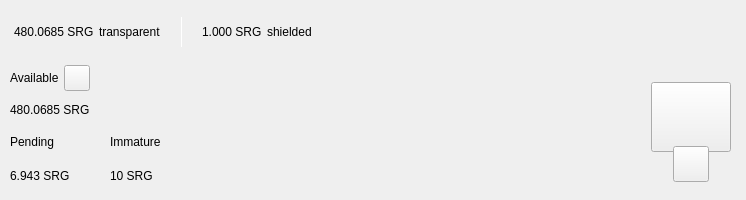
<?xml version="1.0" encoding="UTF-8"?>
<ui version="4.0">
 <class>TopBar</class>
 <widget class="QWidget" name="TopBar">
  <property name="geometry">
   <rect>
    <x>0</x>
    <y>0</y>
    <width>734</width>
    <height>200</height>
   </rect>
  </property>
  <property name="minimumSize">
   <size>
    <width>0</width>
    <height>200</height>
   </size>
  </property>
  <property name="maximumSize">
   <size>
    <width>16777215</width>
    <height>200</height>
   </size>
  </property>
  <property name="windowTitle">
   <string notr="true">N/A</string>
  </property>
  <layout class="QVBoxLayout" name="verticalLayout_10" stretch="0">
   <property name="spacing">
    <number>0</number>
   </property>
   <property name="leftMargin">
    <number>0</number>
   </property>
   <property name="topMargin">
    <number>0</number>
   </property>
   <property name="rightMargin">
    <number>0</number>
   </property>
   <property name="bottomMargin">
    <number>0</number>
   </property>
   <item>
    <widget class="PFBorderImage" name="containerTop">
     <layout class="QVBoxLayout" name="verticalLayout_11">
      <property name="spacing">
       <number>0</number>
      </property>
      <property name="leftMargin">
       <number>0</number>
      </property>
      <property name="topMargin">
       <number>0</number>
      </property>
      <property name="rightMargin">
       <number>0</number>
      </property>
      <property name="bottomMargin">
       <number>0</number>
      </property>
      <item>
       <widget class="QWidget" name="top_container_2" native="true">
        <property name="minimumSize">
         <size>
          <width>0</width>
          <height>65</height>
         </size>
        </property>
        <layout class="QHBoxLayout" name="top_container">
         <property name="spacing">
          <number>0</number>
         </property>
         <property name="leftMargin">
          <number>14</number>
         </property>
         <property name="topMargin">
          <number>0</number>
         </property>
         <property name="rightMargin">
          <number>14</number>
         </property>
         <property name="bottomMargin">
          <number>0</number>
         </property>
         <item alignment="Qt::AlignVCenter">
          <widget class="QWidget" name="widgetTopAmount" native="true">
           <property name="sizePolicy">
            <sizepolicy hsizetype="Preferred" vsizetype="Maximum">
             <horstretch>0</horstretch>
             <verstretch>0</verstretch>
            </sizepolicy>
           </property>
           <layout class="QHBoxLayout" name="horizontalLayout_5">
            <property name="spacing">
             <number>5</number>
            </property>
            <property name="leftMargin">
             <number>0</number>
            </property>
            <property name="topMargin">
             <number>0</number>
            </property>
            <property name="rightMargin">
             <number>0</number>
            </property>
            <property name="bottomMargin">
             <number>0</number>
            </property>
            <item alignment="Qt::AlignTop">
             <widget class="QLabel" name="labelAmountTopSrg">
              <property name="minimumSize">
               <size>
                <width>0</width>
                <height>36</height>
               </size>
              </property>
              <property name="styleSheet">
               <string notr="true">padding:0px;margin:0px;</string>
              </property>
              <property name="text">
               <string notr="true">480.0685 SRG</string>
              </property>
             </widget>
            </item>
            <item>
             <widget class="QLabel" name="labelTrans">
              <property name="text">
               <string>transparent</string>
              </property>
             </widget>
            </item>
            <item>
             <spacer name="horizontalSpacer_11">
              <property name="orientation">
               <enum>Qt::Horizontal</enum>
              </property>
              <property name="sizeType">
               <enum>QSizePolicy::Fixed</enum>
              </property>
              <property name="sizeHint" stdset="0">
               <size>
                <width>15</width>
                <height>20</height>
               </size>
              </property>
             </spacer>
            </item>
            <item alignment="Qt::AlignVCenter">
             <widget class="QLabel" name="typeSpacerTop">
              <property name="minimumSize">
               <size>
                <width>1</width>
                <height>30</height>
               </size>
              </property>
              <property name="maximumSize">
               <size>
                <width>1</width>
                <height>30</height>
               </size>
              </property>
              <property name="styleSheet">
               <string notr="true">background-color:white;
padding:0px;
border:none;</string>
              </property>
              <property name="text">
               <string/>
              </property>
             </widget>
            </item>
            <item>
             <spacer name="horizontalSpacer_12">
              <property name="orientation">
               <enum>Qt::Horizontal</enum>
              </property>
              <property name="sizeType">
               <enum>QSizePolicy::Fixed</enum>
              </property>
              <property name="sizeHint" stdset="0">
               <size>
                <width>15</width>
                <height>20</height>
               </size>
              </property>
             </spacer>
            </item>
            <item alignment="Qt::AlignTop">
             <widget class="QLabel" name="labelAmountTopShieldedSrg">
              <property name="minimumSize">
               <size>
                <width>0</width>
                <height>36</height>
               </size>
              </property>
              <property name="text">
               <string notr="true">1.000 SRG</string>
              </property>
             </widget>
            </item>
            <item>
             <widget class="QLabel" name="labelShield">
              <property name="text">
               <string>shielded</string>
              </property>
             </widget>
            </item>
           </layout>
          </widget>
         </item>
         <item>
          <spacer name="horizontalSpacer">
           <property name="orientation">
            <enum>Qt::Horizontal</enum>
           </property>
           <property name="sizeHint" stdset="0">
            <size>
             <width>40</width>
             <height>20</height>
            </size>
           </property>
          </spacer>
         </item>
         <item>
          <layout class="QHBoxLayout" name="horizontalLayout_4">
           <property name="spacing">
            <number>12</number>
           </property>
           <property name="rightMargin">
            <number>0</number>
           </property>
           <item alignment="Qt::AlignRight">
            <widget class="QWidget" name="layoutSync" native="true">
             <property name="minimumSize">
              <size>
               <width>0</width>
               <height>36</height>
              </size>
             </property>
             <property name="maximumSize">
              <size>
               <width>16777215</width>
               <height>36</height>
              </size>
             </property>
             <layout class="QVBoxLayout" name="verticalLayout_9">
              <property name="leftMargin">
               <number>0</number>
              </property>
              <property name="topMargin">
               <number>0</number>
              </property>
              <property name="rightMargin">
               <number>0</number>
              </property>
              <property name="bottomMargin">
               <number>0</number>
              </property>
              <item>
               <widget class="ExpandableButton" name="pushButtonSync" native="true">
                <property name="minimumSize">
                 <size>
                  <width>36</width>
                  <height>36</height>
                 </size>
                </property>
                <property name="maximumSize">
                 <size>
                  <width>16777215</width>
                  <height>36</height>
                 </size>
                </property>
               </widget>
              </item>
             </layout>
            </widget>
           </item>
           <item>
            <widget class="ExpandableButton" name="pushButtonHDUpgrade" native="true">
             <property name="minimumSize">
              <size>
               <width>36</width>
               <height>36</height>
              </size>
             </property>
            </widget>
           </item>
           <item>
            <widget class="ExpandableButton" name="pushButtonStack" native="true">
             <property name="minimumSize">
              <size>
               <width>36</width>
               <height>36</height>
              </size>
             </property>
            </widget>
           </item>
           <item>
            <widget class="ExpandableButton" name="pushButtonColdStaking" native="true">
             <property name="minimumSize">
              <size>
               <width>36</width>
               <height>36</height>
              </size>
             </property>
            </widget>
           </item>
           <item>
            <widget class="ExpandableButton" name="pushButtonConnection" native="true">
             <property name="minimumSize">
              <size>
               <width>36</width>
               <height>36</height>
              </size>
             </property>
            </widget>
           </item>
           <item>
            <widget class="ExpandableButton" name="pushButtonTor" native="true">
             <property name="minimumSize">
              <size>
               <width>36</width>
               <height>36</height>
              </size>
             </property>
            </widget>
           </item>
           <item>
            <widget class="ExpandableButton" name="pushButtonLock" native="true">
             <property name="sizePolicy">
              <sizepolicy hsizetype="Expanding" vsizetype="Expanding">
               <horstretch>0</horstretch>
               <verstretch>0</verstretch>
              </sizepolicy>
             </property>
             <property name="minimumSize">
              <size>
               <width>36</width>
               <height>0</height>
              </size>
             </property>
            </widget>
           </item>
           <item>
            <widget class="ExpandableButton" name="pushButtonTheme" native="true">
             <property name="minimumSize">
              <size>
               <width>36</width>
               <height>36</height>
              </size>
             </property>
             <property name="maximumSize">
              <size>
               <width>16777215</width>
               <height>36</height>
              </size>
             </property>
            </widget>
           </item>
           <item>
            <widget class="ExpandableButton" name="pushButtonFAQ" native="true">
             <property name="minimumSize">
              <size>
               <width>36</width>
               <height>36</height>
              </size>
             </property>
            </widget>
           </item>
          </layout>
         </item>
        </layout>
       </widget>
      </item>
      <item>
       <widget class="QWidget" name="bottom_container" native="true">
        <property name="minimumSize">
         <size>
          <width>0</width>
          <height>135</height>
         </size>
        </property>
        <layout class="QHBoxLayout" name="botton_container">
         <property name="leftMargin">
          <number>10</number>
         </property>
         <property name="topMargin">
          <number>0</number>
         </property>
         <property name="rightMargin">
          <number>10</number>
         </property>
         <property name="bottomMargin">
          <number>10</number>
         </property>
         <item>
          <layout class="QVBoxLayout" name="verticalLayout_7">
           <property name="spacing">
            <number>0</number>
           </property>
           <property name="leftMargin">
            <number>0</number>
           </property>
           <property name="rightMargin">
            <number>30</number>
           </property>
           <item>
            <layout class="QVBoxLayout" name="verticalLayout_2">
             <item>
              <layout class="QHBoxLayout" name="horizontalLayoutContainerAvailable">
               <property name="spacing">
                <number>5</number>
               </property>
               <item>
                <widget class="QLabel" name="labelTitle1">
                 <property name="text">
                  <string>Available</string>
                 </property>
                </widget>
               </item>
               <item>
                <widget class="QPushButton" name="pushButtonBalanceInfo">
                 <property name="minimumSize">
                  <size>
                   <width>26</width>
                   <height>26</height>
                  </size>
                 </property>
                 <property name="maximumSize">
                  <size>
                   <width>26</width>
                   <height>26</height>
                  </size>
                 </property>
                 <property name="mouseTracking">
                  <bool>true</bool>
                 </property>
                 <property name="focusPolicy">
                  <enum>Qt::NoFocus</enum>
                 </property>
                 <property name="text">
                  <string notr="true"/>
                 </property>
                 <property name="iconSize">
                  <size>
                   <width>24</width>
                   <height>24</height>
                  </size>
                 </property>
                 <property name="shortcut">
                  <string notr="true"/>
                 </property>
                </widget>
               </item>
               <item>
                <spacer name="horizontalSpacer_4">
                 <property name="orientation">
                  <enum>Qt::Horizontal</enum>
                 </property>
                 <property name="sizeType">
                  <enum>QSizePolicy::MinimumExpanding</enum>
                 </property>
                 <property name="sizeHint" stdset="0">
                  <size>
                   <width>20</width>
                   <height>20</height>
                  </size>
                 </property>
                </spacer>
               </item>
              </layout>
             </item>
             <item>
              <widget class="QLabel" name="labelAmountSrg">
               <property name="text">
                <string notr="true">480.0685 SRG</string>
               </property>
              </widget>
             </item>
            </layout>
           </item>
           <item>
            <widget class="QWidget" name="container_imm_pend" native="true">
             <layout class="QHBoxLayout" name="horizontalLayout_2">
              <property name="spacing">
               <number>0</number>
              </property>
              <property name="leftMargin">
               <number>0</number>
              </property>
              <property name="topMargin">
               <number>0</number>
              </property>
              <property name="rightMargin">
               <number>0</number>
              </property>
              <property name="bottomMargin">
               <number>0</number>
              </property>
              <item alignment="Qt::AlignLeft">
               <widget class="QWidget" name="container_pending" native="true">
                <property name="sizePolicy">
                 <sizepolicy hsizetype="Minimum" vsizetype="Preferred">
                  <horstretch>0</horstretch>
                  <verstretch>0</verstretch>
                 </sizepolicy>
                </property>
                <layout class="QVBoxLayout" name="verticalLayout_3">
                 <property name="leftMargin">
                  <number>0</number>
                 </property>
                 <property name="topMargin">
                  <number>0</number>
                 </property>
                 <property name="rightMargin">
                  <number>0</number>
                 </property>
                 <property name="bottomMargin">
                  <number>0</number>
                 </property>
                 <item>
                  <widget class="QLabel" name="labelTitle3">
                   <property name="text">
                    <string>Pending</string>
                   </property>
                  </widget>
                 </item>
                 <item>
                  <widget class="QLabel" name="labelPendingSrg">
                   <property name="text">
                    <string notr="true">6.943 SRG</string>
                   </property>
                  </widget>
                 </item>
                </layout>
               </widget>
              </item>
              <item>
               <spacer name="horizontalSpacer_3">
                <property name="orientation">
                 <enum>Qt::Horizontal</enum>
                </property>
                <property name="sizeType">
                 <enum>QSizePolicy::Fixed</enum>
                </property>
                <property name="sizeHint" stdset="0">
                 <size>
                  <width>40</width>
                  <height>20</height>
                 </size>
                </property>
               </spacer>
              </item>
              <item alignment="Qt::AlignLeft">
               <widget class="QWidget" name="container_immature" native="true">
                <property name="sizePolicy">
                 <sizepolicy hsizetype="Minimum" vsizetype="Preferred">
                  <horstretch>0</horstretch>
                  <verstretch>0</verstretch>
                 </sizepolicy>
                </property>
                <layout class="QVBoxLayout" name="verticalLayout_4">
                 <property name="leftMargin">
                  <number>0</number>
                 </property>
                 <property name="topMargin">
                  <number>0</number>
                 </property>
                 <property name="rightMargin">
                  <number>0</number>
                 </property>
                 <property name="bottomMargin">
                  <number>0</number>
                 </property>
                 <item>
                  <widget class="QLabel" name="labelTitle4">
                   <property name="text">
                    <string>Immature</string>
                   </property>
                  </widget>
                 </item>
                 <item>
                  <widget class="QLabel" name="labelImmatureSrg">
                   <property name="text">
                    <string notr="true">10 SRG</string>
                   </property>
                  </widget>
                 </item>
                </layout>
               </widget>
              </item>
              <item>
               <spacer name="horizontalSpacer_5">
                <property name="orientation">
                 <enum>Qt::Horizontal</enum>
                </property>
                <property name="sizeHint" stdset="0">
                 <size>
                  <width>40</width>
                  <height>20</height>
                 </size>
                </property>
               </spacer>
              </item>
             </layout>
            </widget>
           </item>
          </layout>
         </item>
         <item>
          <spacer name="horizontalSpacer_2">
           <property name="orientation">
            <enum>Qt::Horizontal</enum>
           </property>
           <property name="sizeHint" stdset="0">
            <size>
             <width>40</width>
             <height>20</height>
            </size>
           </property>
          </spacer>
         </item>
         <item alignment="Qt::AlignHCenter|Qt::AlignVCenter">
          <widget class="QWidget" name="qrContainer" native="true">
           <property name="sizePolicy">
            <sizepolicy hsizetype="Preferred" vsizetype="Minimum">
             <horstretch>0</horstretch>
             <verstretch>0</verstretch>
            </sizepolicy>
           </property>
           <property name="minimumSize">
            <size>
             <width>90</width>
             <height>110</height>
            </size>
           </property>
           <property name="maximumSize">
            <size>
             <width>90</width>
             <height>110</height>
            </size>
           </property>
           <layout class="QVBoxLayout" name="containerQR">
            <property name="spacing">
             <number>0</number>
            </property>
            <property name="leftMargin">
             <number>5</number>
            </property>
            <property name="topMargin">
             <number>10</number>
            </property>
            <property name="rightMargin">
             <number>5</number>
            </property>
            <property name="bottomMargin">
             <number>0</number>
            </property>
            <item>
             <widget class="QPushButton" name="btnQr">
              <property name="minimumSize">
               <size>
                <width>70</width>
                <height>70</height>
               </size>
              </property>
              <property name="maximumSize">
               <size>
                <width>16777215</width>
                <height>70</height>
               </size>
              </property>
              <property name="focusPolicy">
               <enum>Qt::NoFocus</enum>
              </property>
              <property name="text">
               <string/>
              </property>
              <property name="iconSize">
               <size>
                <width>70</width>
                <height>70</height>
               </size>
              </property>
             </widget>
            </item>
            <item>
             <spacer name="verticalSpacer">
              <property name="orientation">
               <enum>Qt::Vertical</enum>
              </property>
              <property name="sizeType">
               <enum>QSizePolicy::Fixed</enum>
              </property>
              <property name="sizeHint" stdset="0">
               <size>
                <width>20</width>
                <height>20</height>
               </size>
              </property>
             </spacer>
            </item>
            <item alignment="Qt::AlignHCenter|Qt::AlignBottom">
             <widget class="QPushButton" name="pushButtonQR">
              <property name="minimumSize">
               <size>
                <width>36</width>
                <height>36</height>
               </size>
              </property>
              <property name="maximumSize">
               <size>
                <width>36</width>
                <height>36</height>
               </size>
              </property>
              <property name="focusPolicy">
               <enum>Qt::NoFocus</enum>
              </property>
              <property name="text">
               <string/>
              </property>
             </widget>
            </item>
           </layout>
          </widget>
         </item>
        </layout>
       </widget>
      </item>
     </layout>
    </widget>
   </item>
  </layout>
 </widget>
 <customwidgets>
  <customwidget>
   <class>ExpandableButton</class>
   <extends>QWidget</extends>
   <header>qt/surge/expandablebutton.h</header>
   <container>1</container>
  </customwidget>
  <customwidget>
   <class>PFBorderImage</class>
   <extends>QFrame</extends>
   <header>qt/surge/pfborderimage.h</header>
   <container>1</container>
  </customwidget>
 </customwidgets>
 <resources/>
 <connections/>
</ui>
